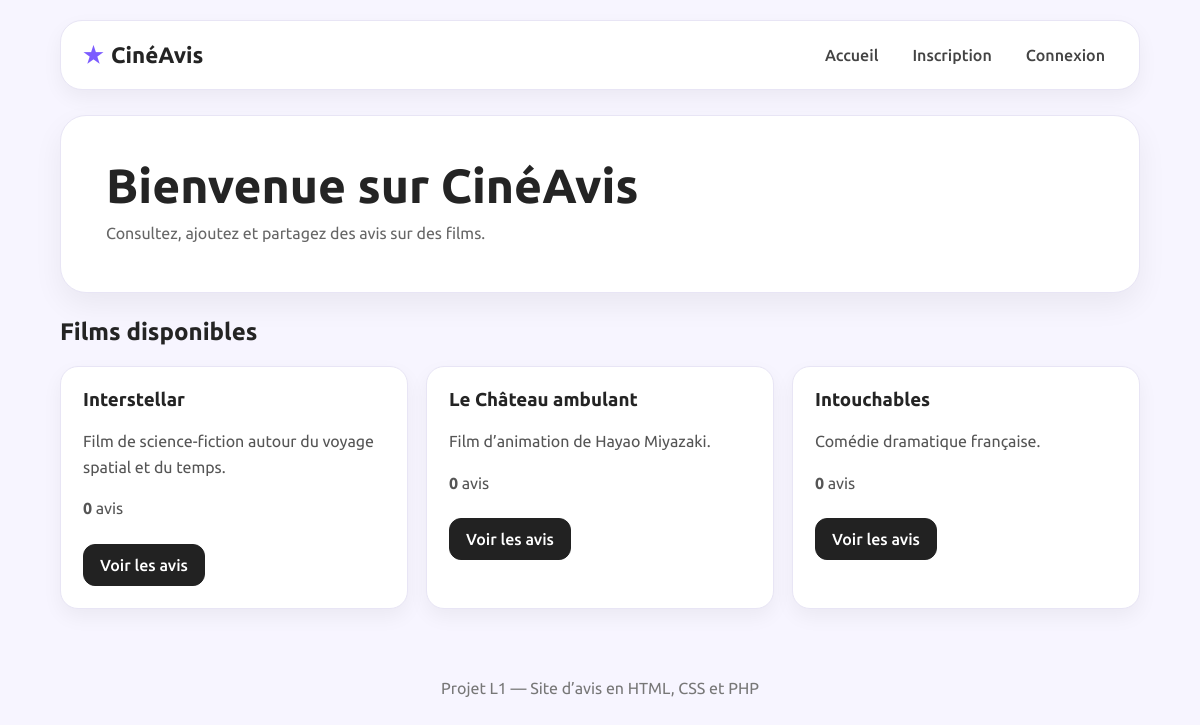
The page / on the database its author committed.
### tables this page shows
CREATE TABLE elements (
        id INTEGER PRIMARY KEY AUTOINCREMENT,
        title TEXT NOT NULL,
        description TEXT NOT NULL,
        created_by INTEGER NOT NULL,
        created_at TEXT NOT NULL DEFAULT CURRENT_TIMESTAMP,
        FOREIGN KEY (created_by) REFERENCES users(id)
    );

### db.php (called while the page is built, shortened)
<?php
function db(): PDO {
    static $pdo = null;
    if ($pdo === null) {
        $dataDir = __DIR__ . '/data';
        $pdo = new PDO('sqlite:' . $dataDir . '/site_avis.sqlite');
        $pdo->setAttribute(PDO::ATTR_ERRMODE, PDO::ERRMODE_EXCEPTION);
        $pdo->exec('PRAGMA foreign_keys = ON');
        init_db($pdo);
    }
    return $pdo;
}
function init_db(PDO $pdo): void {
    $pdo->exec("CREATE TABLE IF NOT EXISTS users (
        id INTEGER PRIMARY KEY AUTOINCREMENT,
        pseudo TEXT NOT NULL UNIQUE,
        email TEXT NOT NULL,
        password_hash TEXT NOT NULL,
        is_admin INTEGER NOT NULL DEFAULT 0,
        created_at TEXT NOT NULL DEFAULT CURRENT_TIMESTAMP
    )");
    $pdo->exec("CREATE TABLE IF NOT EXISTS elements (
        id INTEGER PRIMARY KEY AUTOINCREMENT,
        title TEXT NOT NULL,
        description TEXT NOT NULL,
        created_by INTEGER NOT NULL,
        created_at TEXT NOT NULL DEFAULT CURRENT_TIMESTAMP,
        FOREIGN KEY (created_by) REFERENCES users(id)
    )");
    $pdo->exec("CREATE TABLE IF NOT EXISTS reviews (
        id INTEGER PRIMARY KEY AUTOINCREMENT,
        user_id INTEGER NOT NULL,
        element_id INTEGER NOT NULL,
        rating INTEGER NOT NULL CHECK (rating BETWEEN 0 AND 5),
        comment TEXT NOT NULL,
        created_at TEXT NOT NULL DEFAULT CURRENT_TIMESTAMP,
        FOREIGN KEY (user_id) REFERENCES users(id),
        FOREIGN KEY (element_id) REFERENCES elements(id)
    )");
    $count = (int)$pdo->query("SELECT COUNT(*) FROM users")->fetchColumn();
}

### index.php (the view, shortened to what this page needs)
<?php require_once __DIR__ . '/functions.php'; render_header('Accueil');
$stmt = db()->query("SELECT e.*, COUNT(r.id) AS review_count, ROUND(AVG(r.rating), 2) AS average_rating
                    FROM elements e
                    LEFT JOIN reviews r ON r.element_id = e.id
                    GROUP BY e.id
                    ORDER BY e.created_at DESC");
$elements = $stmt->fetchAll(PDO::FETCH_ASSOC);
?>
<section class="hero">
    <h1>Bienvenue sur CinéAvis</h1>
    <p>Consultez, ajoutez et partagez des avis sur des films.</p>
</section>
<h2>Films disponibles</h2>
<div class="grid">
<?php foreach ($elements as $element): ?>
    <article class="card">
        <h3><?= h($element['title']) ?></h3>
        <p><?= h($element['description']) ?></p>
        <p><strong><?= (int)$element['review_count'] ?></strong> avis
        <?php if ($element['average_rating'] !== null): ?> — moyenne : <strong><?= h($element['average_rating']) ?>/5</strong><?php endif; ?></p>
        <a class="button" href="element.php?id=<?= (int)$element['id'] ?>">Voir les avis</a>
    </article>
<?php endforeach; ?>
</div>
<?php render_footer(); ?>

### functions.php (shortened to what this page needs)
<?php
require_once __DIR__ . '/db.php';
function h(?string $value): string {
    return htmlspecialchars($value ?? '', ENT_QUOTES, 'UTF-8');
}
function current_user(): ?array {
    if (!isset($_SESSION['user_id'])) return null;
    $stmt = db()->prepare('SELECT * FROM users WHERE id = ?');
    $stmt->execute([$_SESSION['user_id']]);
    $user = $stmt->fetch(PDO::FETCH_ASSOC);
    return $user ?: null;
}
function render_header(string $title): void {
    $user = current_user();
    echo '<!doctype html><html lang="fr"><head><meta charset="utf-8">';
    echo '<link rel="stylesheet" href="style.css"></head><body>';
    echo '<header class="topbar"><a class="logo" href="index.php">CinéAvis</a><nav>';
    echo '<a href="index.php">Accueil</a>';
    if ($user) {
        echo '<a href="add_element.php">Ajouter un film</a>';
        echo '<a href="user_reviews.php?id=' . (int)$user['id'] . '">Mes avis</a>';
        if ((int)$user['is_admin'] === 1) echo '<a href="admin.php">Administration</a>';
        echo '<a href="logout.php">Déconnexion (' . h($user['pseudo']) . ')</a>';
    } else {
        echo '<a href="register.php">Inscription</a><a href="login.php">Connexion</a>';
    }
    echo '</nav></header><main class="container">';
}
function render_footer(): void {
    echo '</main><footer>Projet L1 — Site d’avis en HTML, CSS et PHP</footer></body></html>';
}

### style.css (style rules this page uses)
* { box-sizing: border-box; }
body { margin: 0; font-family: 'Ubuntu', 'bold', sans-serif; background: #f7f5ff; color: #242424; }
a { color: inherit; text-decoration: none; }
.topbar { width: 90%; max-width: 1150px; margin: 20px auto; padding: 16px 22px; background: white; border: 1px solid #e8e5f5; border-radius: 22px; box-shadow: 0 8px 20px rgba(0, 0, 0, 0.05); display: flex; justify-content: space-between; align-items: center; gap: 20px; }
.logo { font-size: 1.4rem; font-weight: 700; }
.logo::before { content: "★"; color: #7c5cff; margin-right: 8px; }
nav { display: flex; gap: 10px; flex-wrap: wrap; }
nav a { padding: 9px 12px; border-radius: 20px; font-weight: 500; color: #444; }
.container { width: 90%; max-width: 1100px; margin: 25px auto 40px; }
.hero { background: white; border: 1px solid #e8e5f5; border-radius: 26px; padding: 45px; margin-bottom: 25px; box-shadow: 0 12px 30px rgba(0, 0, 0, 0.06); }
.hero h1 { margin: 0 0 12px; font-size: 3rem; line-height: 1; }
.hero p { max-width: 700px; margin: 0; color: #666; line-height: 1.6; }
.grid { display: grid; grid-template-columns: repeat(auto-fit, minmax(260px, 1fr)); gap: 18px; }
.card, .review, .form, table { background: white; border: 1px solid #e8e5f5; border-radius: 18px; padding: 22px; box-shadow: 0 8px 20px rgba(0, 0, 0, 0.05); }
.card { min-height: 210px; }
.card h3, .form h1, .container > h1, .container > h2 { margin-top: 0; }
.card p, .review p { color: #555; line-height: 1.6; }
.button, button { display: inline-block; background: #222; color: white; border: 1px solid #222; padding: 11px 16px; border-radius: 12px; font-family: 'Ubuntu', Arial, sans-serif; font-weight: 500; cursor: pointer; margin: 6px 6px 0 0; }
footer { text-align: center; color: #777; padding: 30px; }

### rows shown on the page
elements: title "Interstellar", description "Film de science-fiction autour du voyage spatial et du temps.", review_count "0"
elements: title "Le Château ambulant", description "Film d’animation de Hayao Miyazaki.", review_count "0"
elements: title "Intouchables", description "Comédie dramatique française.", review_count "0"
